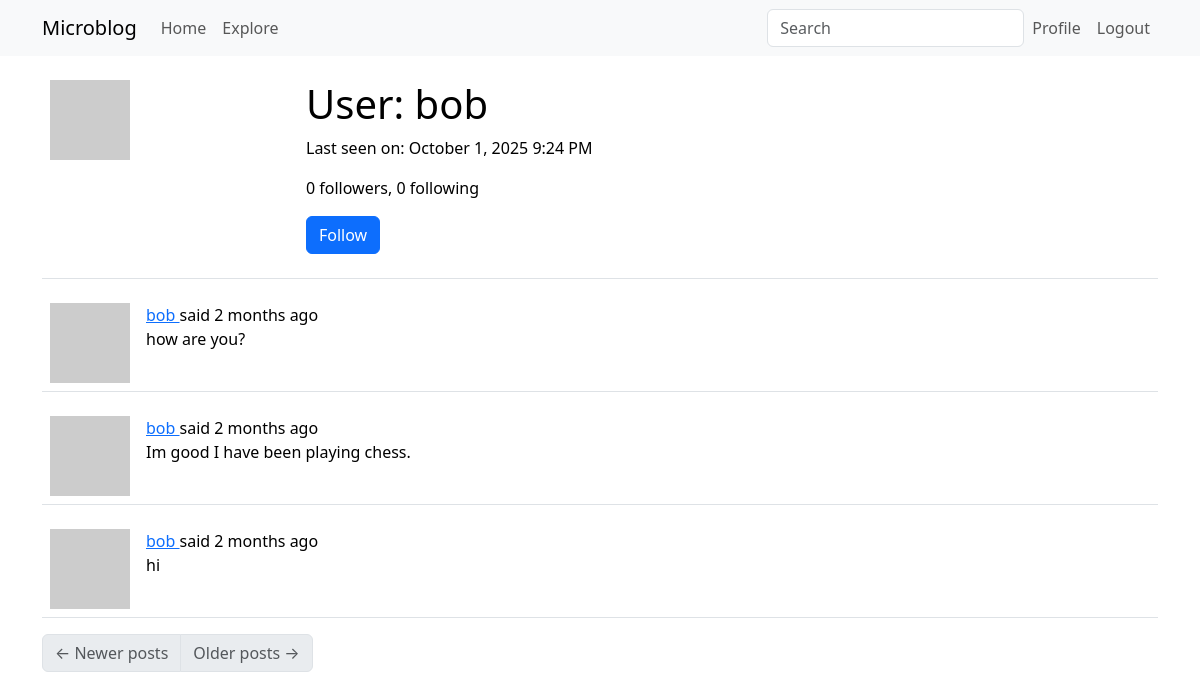
Page /user/bob (signed in) on the committed database.
### app/models.py (models this page shows, shortened)
class User(UserMixin, db.Model):
    id: so.Mapped[int] = so.mapped_column(primary_key=True)
    username: so.Mapped[str] = so.mapped_column(sa.String(64), index=True, unique=True)
    email: so.Mapped[str] = so.mapped_column(sa.String(120), index=True, unique=True)
    password_hash: so.Mapped[Optional[str]] = so.mapped_column(sa.String(256))
    about_me: so.Mapped[Optional[str]] = so.mapped_column(sa.String(140))
    last_seen: so.Mapped[Optional[datetime]] = so.mapped_column(
        default=lambda: datetime.now(timezone.utc)
    )
    posts: so.WriteOnlyMapped["Post"] = so.relationship(back_populates="author")
    following: so.WriteOnlyMapped["User"] = so.relationship(
        secondary=followers,
        primaryjoin=(followers.c.follower_id == id),
        secondaryjoin=(followers.c.followed_id == id),
        back_populates="followers",
    )
    followers: so.WriteOnlyMapped["User"] = so.relationship(
        secondary=followers,
        primaryjoin=(followers.c.followed_id == id),
        secondaryjoin=(followers.c.follower_id == id),
        back_populates="following",
    )
    def avatar(self, size):
        digest = md5(self.email.lower().encode("utf-8")).hexdigest()
        return f"https://www.gravatar.com/avatar/{digest}?d=identicon&s={size}"
    def is_following(self, user):
        query = self.following.select().where(User.id == user.id)
        return db.session.scalar(query) is not None
    def followers_count(self):
        query = sa.select(sa.func.count()).select_from(
            self.followers.select().subquery()
        )
        return db.session.scalar(query)
    def following_count(self):
        query = sa.select(sa.func.count()).select_from(
            self.following.select().subquery()
        )
        return db.session.scalar(query)

class SearchableMixin(object):
    @classmethod
    def before_commit(cls, session):
        session._changes = {
            "add": list(session.new),
            "update": list(session.dirty),
            "delete": list(session.deleted),
        }
    @classmethod
    def after_commit(cls, session):
        for obj in session._changes["add"]:
            if isinstance(obj, SearchableMixin):
                add_to_index(obj.__tablename__, obj)
        for obj in session._changes["update"]:
            if isinstance(obj, SearchableMixin):
                add_to_index(obj.__tablename__, obj)
        for obj in session._changes["delete"]:
            if isinstance(obj, SearchableMixin):
                remove_from_index(obj.__tablename__, obj)
        session._changes = None

class Post(SearchableMixin, db.Model):
    __searchable__ = ["body"]
    id: so.Mapped[int] = so.mapped_column(primary_key=True)
    body: so.Mapped[str] = so.mapped_column(sa.String(140))
    timestamp: so.Mapped[datetime] = so.mapped_column(
        index=True, default=lambda: datetime.now(timezone.utc)
    )
    user_id: so.Mapped[int] = so.mapped_column(sa.ForeignKey(User.id), index=True)
    language: so.Mapped[Optional[str]] = so.mapped_column(sa.String(5))
    author: so.Mapped[User] = so.relationship(back_populates="posts")

### app/main/routes.py (the view)
@bp.route("/user/<username>")
@login_required
def user(username):
    user = db.first_or_404(sa.select(User).where(User.username == username))
    page = request.args.get("page", 1, type=int)
    query = user.posts.select().order_by(Post.timestamp.desc())
    posts = db.paginate(
        query, page=page, per_page=current_app.config["POSTS_PER_PAGE"], error_out=False
    )
    next_url = (
        url_for("main.user", username=user.username, page=posts.next_num)
        if posts.has_next
        else None
    )
    prev_url = (
        url_for("main.user", username=user.username, page=posts.prev_num)
        if posts.has_prev
        else None
    )
    form = EmptyForm()
    return render_template(
        "user.html",
        user=user,
        posts=posts.items,
        next_url=next_url,
        prev_url=prev_url,
        form=form,
    )

### app/main/forms.py
class SearchForm(FlaskForm):
    q = StringField(_l("Search"), validators=[DataRequired()])
    def __init__(self, *args, **kwargs):
        if "formdata" not in kwargs:
            kwargs["formdata"] = request.args
        if "meta" not in kwargs:
            kwargs["meta"] = {"csrf": False}
        super(SearchForm, self).__init__(*args, **kwargs)

class EmptyForm(FlaskForm):
    submit = SubmitField("Submit")

### app/__init__.py (called while the page is built)
def get_locale():
    return request.accept_languages.best_match(current_app.config["LANGUAGES"])

### app/main/routes.py (called while the page is built)
@bp.before_app_request
def before_request():
    if current_user.is_authenticated:
        current_user.last_seen = datetime.now(timezone.utc)
        db.session.commit()
        g.search_form = SearchForm()
    g.locale = str(get_locale())

### app/models.py (called while the page is built)
@login.user_loader
def load_user(id):
    return db.session.get(User, int(id))

### app/templates/user.html (shortened to what this page needs)
{% extends "base.html" %}
{% block content %}
    <table class="table table-hover">
        <tr>
            <td width="256px"><img src="{{ user.avatar(256) }}"></td>
            <td>
                <h1>{{ _('User') }}: {{ user.username }}</h1>
                {% if user.last_seen %}
                <p>{{ _('Last seen on') }}: {{ moment(user.last_seen).format('LLL') }}</p>
                {% endif %}
                <p>{{ _('%(count)d followers', count=user.followers_count()) }}, {{ _('%(count)d following', count=user.following_count()) }}</p>
                {% if user == current_user %}
                <p><a href="{{ url_for('edit_profile') }}">{{ _('Edit your profile') }}</a></p>
                {% elif not current_user.is_following(user) %}
                <p>
                    <form action="{{ url_for('follow', username=user.username) }}" method="post">
                        {{ form.submit(value=_('Follow'), class_='btn btn-primary') }}
                    </form>
                </p>
                {% endif %}
            </td>
        </tr>
    </table>
    {% for post in posts %}
        {% include '_post.html' %}
    {% endfor %}
    <nav aria-label="Post navigation">
        <ul class="pagination">
            <li class="page-item{% if not prev_url %} disabled{% endif %}">
                <a class="page-link" href="{{ prev_url }}">
                    <span aria-hidden="true">&larr;</span> {{ _('Newer posts') }}
                </a>
            </li>
            <li class="page-item{% if not next_url %} disabled{% endif %}">
                <a class="page-link" href="{{ next_url }}">
                    {{ _('Older posts') }} <span aria-hidden="true">&rarr;</span>
                </a>
            </li>
        </ul>
    </nav>
{% endblock %}

### app/templates/_post.html (shortened to what this page needs)
    <table class="table table-hover">
        <tr>
            <td width="70px">
                <a href="{{ url_for('user', username=post.author.username) }}">
                    <img src="{{ post.author.avatar(70) }}" />
                </a>
            </td>
            <td>
                {{ _('%(username)s said %(when)s',
                    username=user_link, when=moment(post.timestamp).fromNow()) }}
                <br>
                <span id="post{{ post.id }}">{{ post.body }}</span>
            </td>
        </tr>
    </table>

### rows in the picture
User: username "bob", last_seen "October 1, 2025 9:24 PM"
Post: body "how are you?"
Post: body "Im good I have been playing chess."
Post: body "hi"
